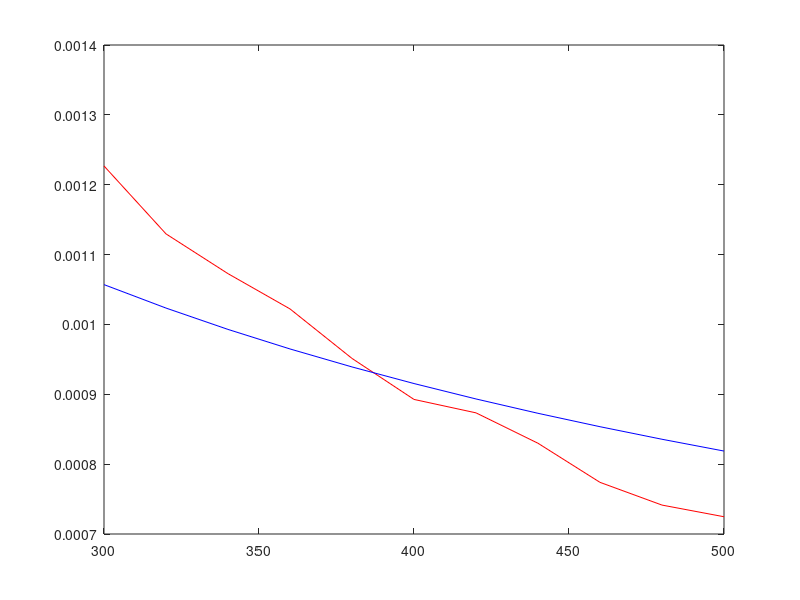

MATLAB code to generate this figure:
E = [];
ps = 300:20:500;

for p=ps
    p
    numsamp = 10000;
    samps = randn(numsamp, p);
    rownorms = sqrt(sum(samps.*samps,2));
    nsamps = bsxfun(@rdivide,samps,rownorms);
    subindices = abs(nsamps(:,1));
    E(end+1) = var(subindices(:));
end

empr = E;
expo = 0.5;
coeflin = mean(empr .* power(ps, expo));
plot(ps, empr, 'r', ...
    ps, coeflin./power(ps, expo), 'b');
